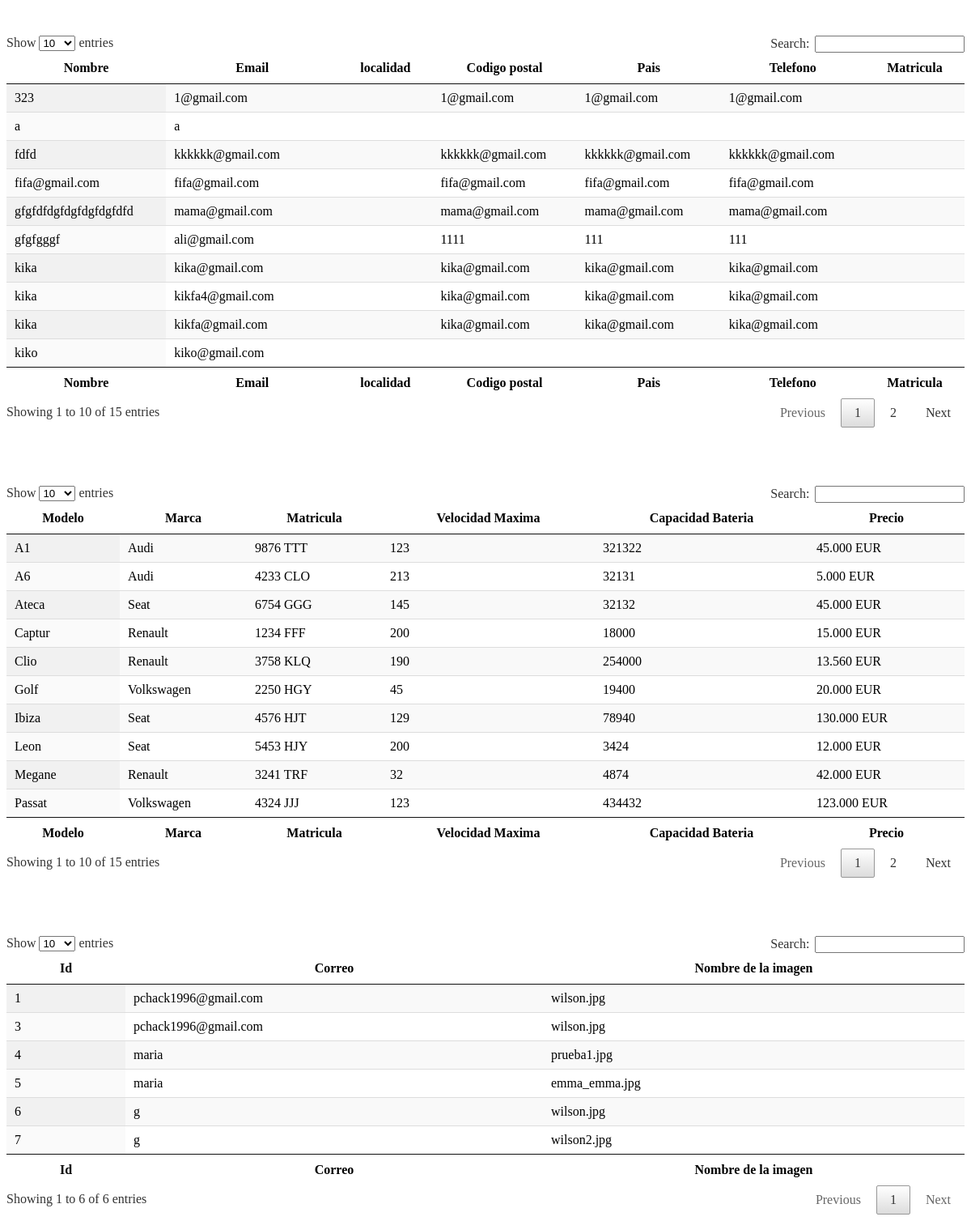
The app's page /WebService/SampleWS/Web/tablas.php with its own data.
### tables this page shows
CREATE TABLE `people` (
  `name` varchar(45) NOT NULL,
  `apellidos` varchar(32) DEFAULT NULL,
  `email` varchar(45) NOT NULL,
  `contrasena` varchar(45) NOT NULL,
  `provincia` varchar(32) DEFAULT NULL,
  `codigo_postal` varchar(32) DEFAULT NULL,
  `pais` varchar(32) DEFAULT NULL,
  `telefono` varchar(32) DEFAULT NULL,
  `Matricula` varchar(32) DEFAULT NULL,
  `fecha_registro` timestamp NOT NULL DEFAULT CURRENT_TIMESTAMP
);

CREATE TABLE `cars` (
  `Modelo` varchar(32) NOT NULL,
  `Marca` varchar(32) NOT NULL,
  `Matricula` varchar(32) NOT NULL,
  `Vel_max` int(32) NOT NULL,
  `Cap_bateria` int(11) NOT NULL,
  `Precio` varchar(32) NOT NULL
);

CREATE TABLE `imagenes` (
  `id` int(11) NOT NULL,
  `email` varchar(32) NOT NULL,
  `nombre` varchar(32) NOT NULL
);

### WebService/SampleWS/PeopleDB.php (called while the page is built, shortened)
<?php
class PeopleDB {
    protected $mysqli;
    public function __construct() {
        try{
            $this->mysqli = new mysqli(self::LOCALHOST, self::USER, self::PASSWORD, self::DATABASE);
        }catch (mysqli_sql_exception $e){
            http_response_code(500);
            exit;
        }
    }
     public function recuperar_usuarios(){
        $stmt = $this->mysqli->prepare("SELECT * FROM people");
        $stmt->execute();
        $result = $stmt->get_result();
        $peoples = $result->fetch_all(MYSQLI_ASSOC);
        return $peoples;
    }
    public function recuperar_coches(){
        $stmt = $this->mysqli->prepare("SELECT * FROM cars");
        $stmt->execute();
        $result = $stmt->get_result();
        $peoples = $result->fetch_all(MYSQLI_ASSOC);
        return $peoples;
    }
    public function recuperar_imagenes(){
        $stmt = $this->mysqli->prepare("SELECT * FROM imagenes");
        $stmt->execute();
        $result = $stmt->get_result();
        $peoples = $result->fetch_all(MYSQLI_ASSOC);
        return $peoples;
    }
}
?>

### WebService/SampleWS/Web/tablas.php (the view, shortened to what this page needs)
<html>
    <head>
        <link rel="stylesheet" type="text/css" href="estilos/jquery.dataTables.min.css">
        <link rel="stylesheet" type="text/css" href="estilos/Botones.css">
    </head>
    <body>
    <br>
    <br>
    <table id="example" class="display" cellspacing="0" width="100%">
        <thead>
            <tr>
                <th>Nombre</th>
                <th>Email</th>
                <th>localidad</th>
                <th>Codigo postal</th>
                <th>Pais</th>
                <th>Telefono</th>
                <th>Matricula</th>
            </tr>
        </thead>
        <tfoot>
            <tr>
                <th>Nombre</th>
                <th>Email</th>
                <th>localidad</th>
                <th>Codigo postal</th>
                <th>Pais</th>
                <th>Telefono</th>
                <th>Matricula</th>
            </tr>
        </tfoot>
        <tbody>
            <?php
            include_once '../PeopleDB.php';
            $persona = new PeopleDB();
            $people2 = $persona->recuperar_usuarios();
            foreach ($people2 as $valor) {
                echo "<tr>";
                echo "<td>" .
                $valor['name'] . "</td>";
                echo "<td>" .
                $valor["email"] . "</td>";
                echo "<td>" .
                $valor["localidad"] . "</td>";
                echo "<td>" .
                $valor["codigo_postal"] . "</td>";
                echo "<td>" .
                $valor["pais"] . "</font></td>";
                echo "<td>" .
                $valor["telefono"] . "</td>";
                echo "<td>" .
                $valor["Matricula"] . "</td>";
                echo "</tr>";
            }
            ?>
        </tbody>
    </table>
    <br>
    <br>
    <br>
    <br>
    <table id="cars" class="display" cellspacing="0" width="100%">
        <thead>
            <tr>
                <th>Modelo</th>
                <th>Marca</th>
                <th>Matricula</th>
                <th>Velocidad Maxima</th>
                <th>Capacidad Bateria</th>
                <th>Precio</th>
            </tr>
        </thead>
        <tfoot>
            <tr>
                <th>Modelo</th>
                <th>Marca</th>
                <th>Matricula</th>
                <th>Velocidad Maxima</th>
                <th>Capacidad Bateria</th>
                <th>Precio</th>
            </tr>
        </tfoot>
        <tbody>
            <?php
            include_once '../PeopleDB.php';
            $persona = new PeopleDB();
            $people2 = $persona->recuperar_coches();
            foreach ($people2 as $valor) {
                echo "<tr>";
                echo "<td>" . $valor['Modelo'] . "</td>";
                echo "<td>" . $valor["Marca"] . "</td>";
                echo "<td>" . $valor["Matricula"] . "</td>";
                echo "<td>" . $valor["Vel_max"] . "</td>";
                echo "<td>" . $valor["Cap_bateria"] . "</td>";
                echo "<td>" . $valor["Precio"] . "</td>";
                echo "</tr>";
            }
            ?>
        </tbody>
    </table>
    <br>
    <br>
    <br>
    <br>
    <table id="images" class="display" cellspacing="0" width="100%">
        <thead>
            <tr>
                <th>Id</th>
                <th>Correo</th>
                <th>Nombre de la imagen</th>
            </tr>
        </thead>
        <tfoot>
            <tr>
                <th>Id</th>
                <th>Correo</th>
                <th>Nombre de la imagen</th>
            </tr>
        </tfoot>
        <tbody>
            <?php
            include_once '../PeopleDB.php';
            $persona = new PeopleDB();
            $people2 = $persona->recuperar_imagenes();
            foreach ($people2 as $valor) {
                echo "<tr>";
                echo "<td>" . $valor['id'] . "</td>";
                echo "<td>" . $valor["email"] . "</td>";
                echo "<td>" . $valor["nombre"] . "</td>";
                echo "</tr>";
            }
            ?>
        </tbody>
    </table>
</body>
</html>

### records on screen
people: name "323", email "1@gmail.com", codigo_postal "1@gmail.com", pais "1@gmail.com", telefono "1@gmail.com"
people: name "a", email "a"
people: name "gfgfgggf", email "ali@gmail.com", codigo_postal "1111", pais "111", telefono "111"
people: name "fifa@gmail.com", email "fifa@gmail.com", codigo_postal "fifa@gmail.com", pais "fifa@gmail.com", telefono "fifa@gmail.com"
people: name "kika", email "kika@gmail.com", codigo_postal "kika@gmail.com", pais "kika@gmail.com", telefono "kika@gmail.com"
people: name "kika", email "kikfa4@gmail.com", codigo_postal "kika@gmail.com", pais "kika@gmail.com", telefono "kika@gmail.com"
people: name "kika", email "kikfa@gmail.com", codigo_postal "kika@gmail.com", pais "kika@gmail.com", telefono "kika@gmail.com"
people: name "kiko", email "kiko@gmail.com"
people: name "fdfd", email "kkkkkk@gmail.com", codigo_postal "kkkkkk@gmail.com", pais "kkkkkk@gmail.com", telefono "kkkkkk@gmail.com"
people: name "gfgfdfdgfdgfdgfdgfdfd", email "mama@gmail.com", codigo_postal "mama@gmail.com", pais "mama@gmail.com", telefono "mama@gmail.com"
cars: Modelo "Captur", Marca "Renault", Matricula "1234 FFF", Vel_max "200", Cap_bateria "18000", Precio "15.000 EUR"
cars: Modelo "Golf", Marca "Volkswagen", Matricula "2250 HGY", Vel_max "45", Cap_bateria "19400", Precio "20.000 EUR"
cars: Modelo "Megane", Marca "Renault", Matricula "3241 TRF", Vel_max "32", Cap_bateria "4874", Precio "42.000 EUR"
cars: Modelo "Clio", Marca "Renault", Matricula "3758 KLQ", Vel_max "190", Cap_bateria "254000", Precio "13.560 EUR"
cars: Modelo "A6", Marca "Audi", Matricula "4233 CLO", Vel_max "213", Cap_bateria "32131", Precio "5.000 EUR"
cars: Modelo "Passat", Marca "Volkswagen", Matricula "4324 JJJ", Vel_max "123", Cap_bateria "434432", Precio "123.000 EUR"
cars: Modelo "Ibiza", Marca "Seat", Matricula "4576 HJT", Vel_max "129", Cap_bateria "78940", Precio "130.000 EUR"
cars: Modelo "Leon", Marca "Seat", Matricula "5453 HJY", Vel_max "200", Cap_bateria "3424", Precio "12.000 EUR"
cars: Modelo "Ateca", Marca "Seat", Matricula "6754 GGG", Vel_max "145", Cap_bateria "32132", Precio "45.000 EUR"
cars: Modelo "A1", Marca "Audi", Matricula "9876 TTT", Vel_max "123", Cap_bateria "321322", Precio "45.000 EUR"
imagenes: id "1", email "pchack1996@gmail.com", nombre "wilson.jpg"
imagenes: id "3", email "pchack1996@gmail.com", nombre "wilson.jpg"
imagenes: id "4", email "maria", nombre "prueba1.jpg"
imagenes: id "5", email "maria", nombre "emma_emma.jpg"
imagenes: id "6", email "g", nombre "wilson.jpg"
imagenes: id "7", email "g", nombre "wilson2.jpg"
